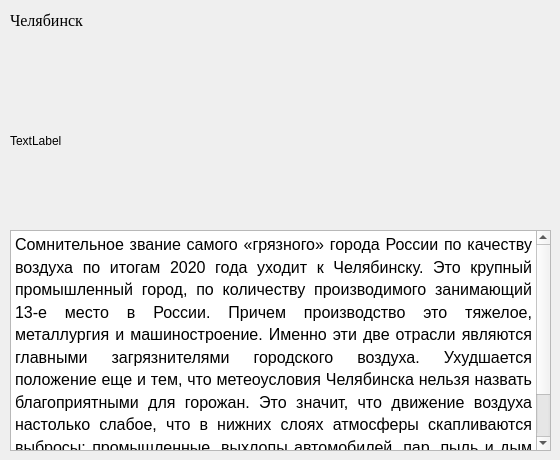
    <widget class="QWidget" name="page_chelyabinsk">
     <widget class="QTextEdit" name="textEdit_chelyabinsk">
      <property name="geometry">
       <rect>
        <x>10</x>
        <y>230</y>
        <width>541</width>
        <height>221</height>
       </rect>
      </property>
      <property name="readOnly">
       <bool>true</bool>
      </property>
      <property name="html">
       <string>&lt;!DOCTYPE HTML PUBLIC &quot;-//W3C//DTD HTML 4.0//EN&quot; &quot;http://www.w3.org/TR/REC-html40/strict.dtd&quot;&gt;
&lt;html&gt;&lt;head&gt;&lt;meta name=&quot;qrichtext&quot; content=&quot;1&quot; /&gt;&lt;style type=&quot;text/css&quot;&gt;
p, li { white-space: pre-wrap; }
&lt;/style&gt;&lt;/head&gt;&lt;body style=&quot; font-family:'MS Shell Dlg 2'; font-size:7.8pt; font-weight:400; font-style:normal;&quot;&gt;
&lt;p align=&quot;justify&quot; style=&quot; margin-top:12px; margin-bottom:12px; margin-left:0px; margin-right:0px; -qt-block-indent:0; text-indent:0px; line-height:125%;&quot;&gt;&lt;span style=&quot; font-family:'Times New Roman'; font-size:12pt; color:#000000;&quot;&gt;Сомнительное звание самого «грязного» города России по качеству воздуха по итогам 2020 года уходит к Челябинску. Это крупный промышленный город, по количеству производимого занимающий 13-е место в России. Причем производство это тяжелое, металлургия и машиностроение. Именно эти две отрасли являются главными загрязнителями городского воздуха. Ухудшается положение еще и тем, что метеоусловия Челябинска нельзя назвать благоприятными для горожан. Это значит, что движение воздуха настолько слабое, что в нижних слоях атмосферы скапливаются выбросы: промышленные, выхлопы автомобилей, пар, пыль и дым от периодических пожаров на находящейся в черте города свалки. И все это повисает над городом плотным одеялом.&lt;/span&gt;&lt;/p&gt;&lt;/body&gt;&lt;/html&gt;</string>
      </property>
     </widget>
     <widget class="QLabel" name="label_photo_chelyabinsk">
      <property name="geometry">
       <rect>
        <x>10</x>
        <y>50</y>
        <width>541</width>
        <height>181</height>
       </rect>
      </property>
      <property name="text">
       <string>TextLabel</string>
      </property>
     </widget>
     <widget class="QLabel" name="label_title_chelyabinsk">
      <property name="geometry">
       <rect>
        <x>10</x>
        <y>0</y>
        <width>151</width>
        <height>41</height>
       </rect>
      </property>
      <property name="font">
       <font>
        <family>Times New Roman</family>
        <pointsize>12</pointsize>
        <weight>12</weight>
        <italic>false</italic>
        <bold>false</bold>
       </font>
      </property>
      <property name="styleSheet">
       <string notr="true">font: 100 12pt &quot;Times New Roman&quot;;</string>
      </property>
      <property name="text">
       <string>Челябинск</string>
      </property>
     </widget>
    </widget>
